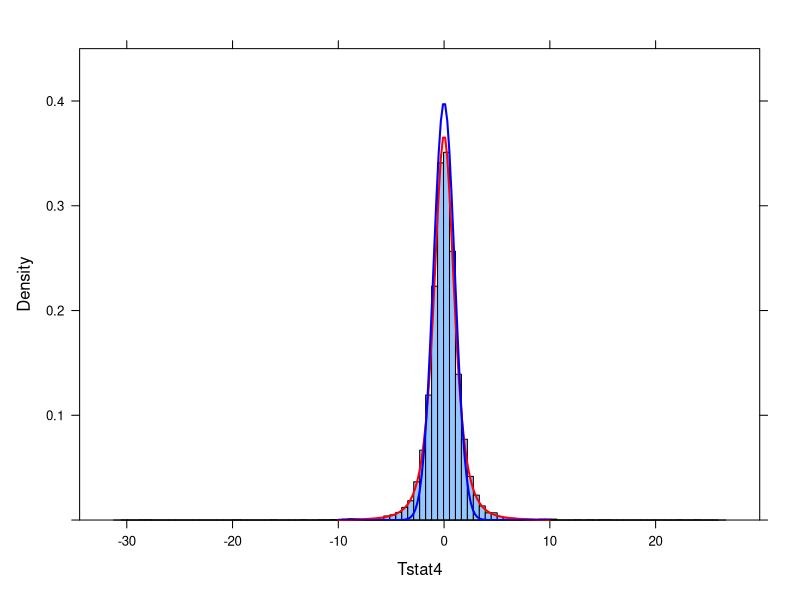
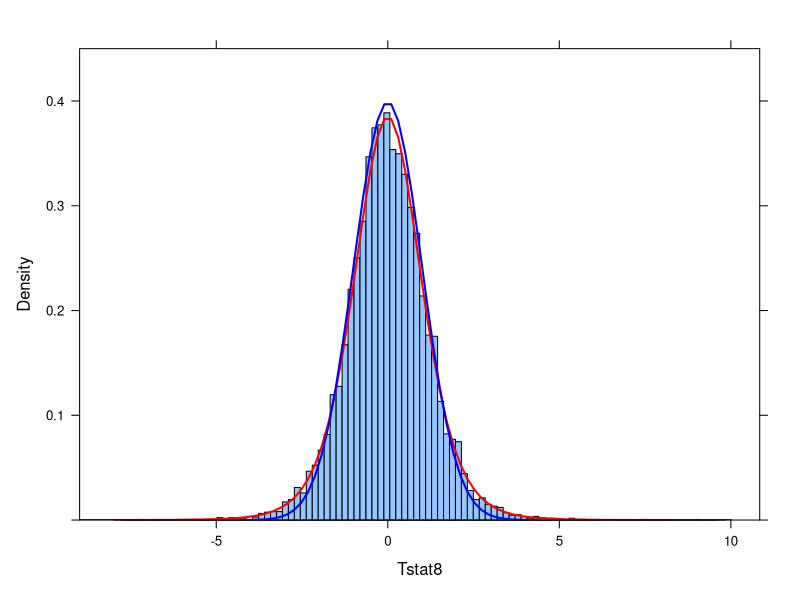
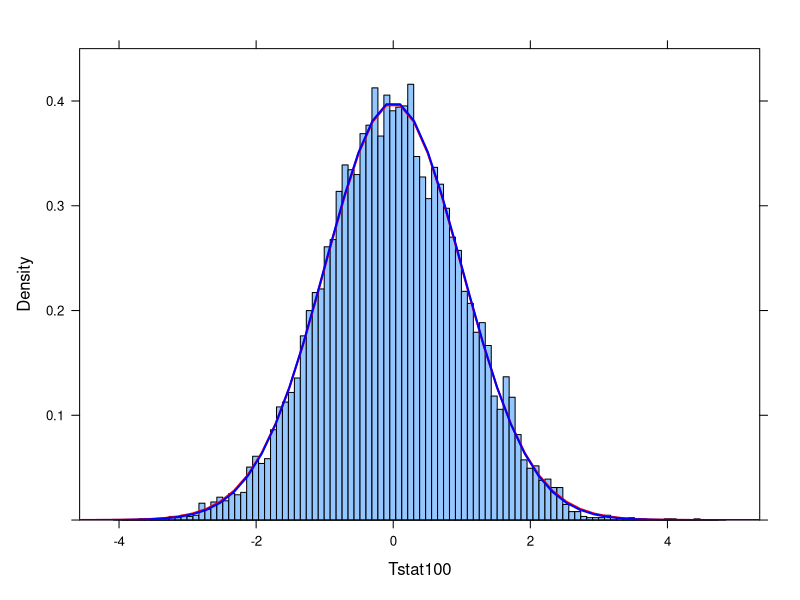
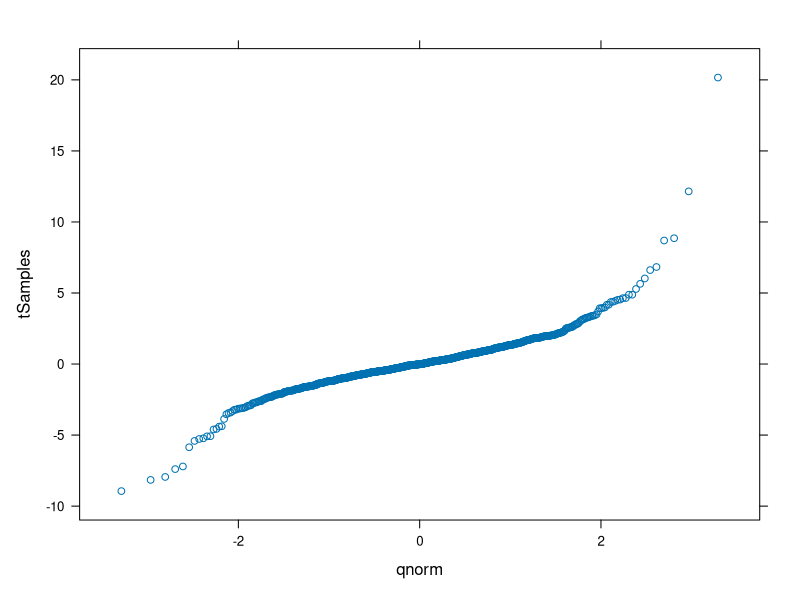

Write R code to recreate these figures, in order.
## ------------------------------------
library("rstudioapi")    
setwd(dirname(getActiveDocumentContext()$path))       # Set working directory to source file location
rm(list=ls())
cat("\f")
graphics.off()
library(lattice)
library(plotrix)

# T statistic for n = 4
n = 4
m = 10000
Tstat4 = rep(0,m)
for (i in 1:m){
  sampleData = rnorm(n)
  Tstat4[i] = mean(sampleData)/(sd(sampleData)/sqrt(n))
}

histogram(Tstat4,nint=100, type="density",ylim=c(0,0.45))
x = seq(from=-10, to=10, length=100)
trellis.focus("panel",1,1,highlight = FALSE)
llines(x,dt(x,df=n-1), lwd=2,col='red')
llines(x,dnorm(x), lwd=2,col='blue')
trellis.unfocus()

# T statistic for n = 8
n = 8
m = 10000
Tstat8 = rep(0,m)
for (i in 1:m){
  sampleData = rnorm(n)
  Tstat8[i] = mean(sampleData)/(sd(sampleData)/sqrt(n))
}

histogram(Tstat8,nint=100, type="density",ylim=c(0,0.45))
x = seq(from=-10, to=10, length=100)
trellis.focus("panel",1,1,highlight = FALSE)
llines(x,dt(x,df=n-1), lwd=2,col='red')
llines(x,dnorm(x), lwd=2,col='blue')
trellis.unfocus()

# T statistic for n = 100
n = 100
m = 10000
Tstat100 = rep(0,m)
for (i in 1:m){
  sampleData = rnorm(n)
  Tstat100[i] = mean(sampleData)/(sd(sampleData)/sqrt(n))
}

histogram(Tstat100,nint=100, type="density",ylim=c(0,0.45))
x = seq(from=-10, to=10, length=100)
trellis.focus("panel",1,1,highlight = FALSE)
llines(x,dt(x,df=n-1), lwd=2,col='red')
llines(x,dnorm(x), lwd=2,col='blue')
trellis.unfocus()

# Student's t has heavier tails than standard normal
tSamples = rt(n = 1000,df = 3)
qqmath(tSamples,dist = qnorm)
